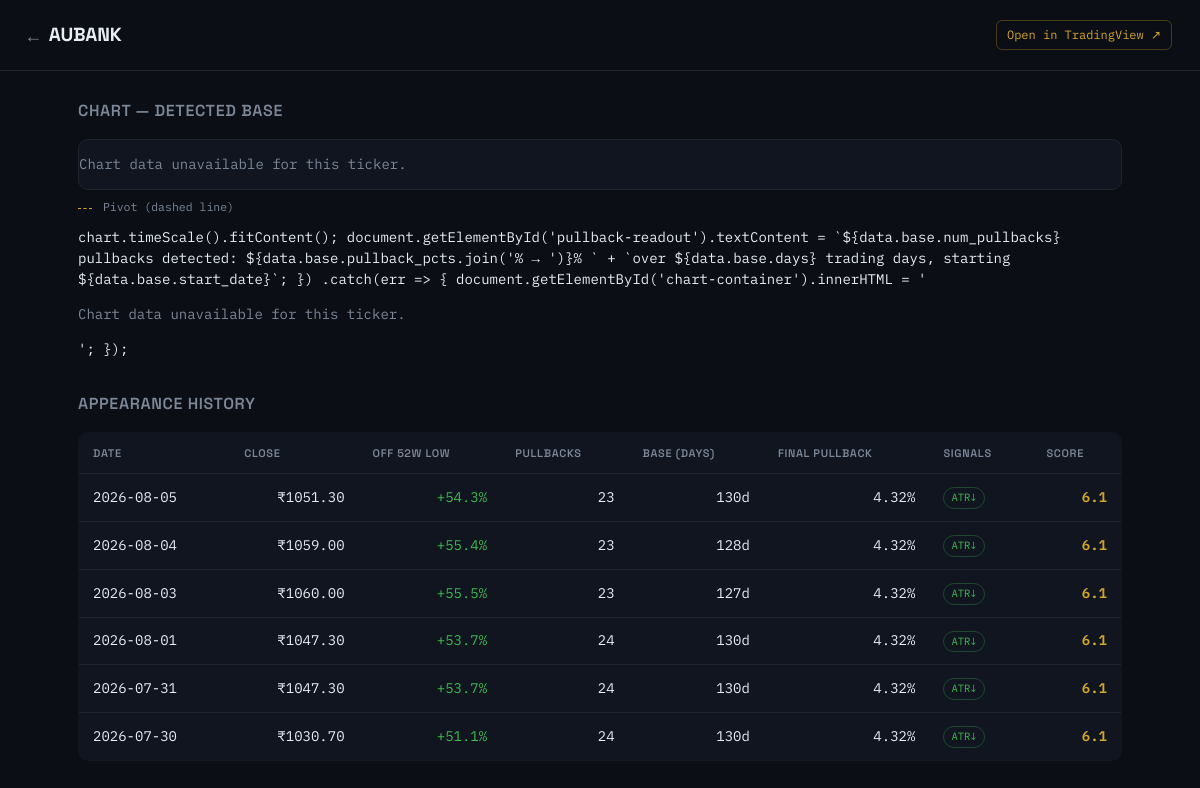
Before: /ticker/AUBANK.NS with the older database file.
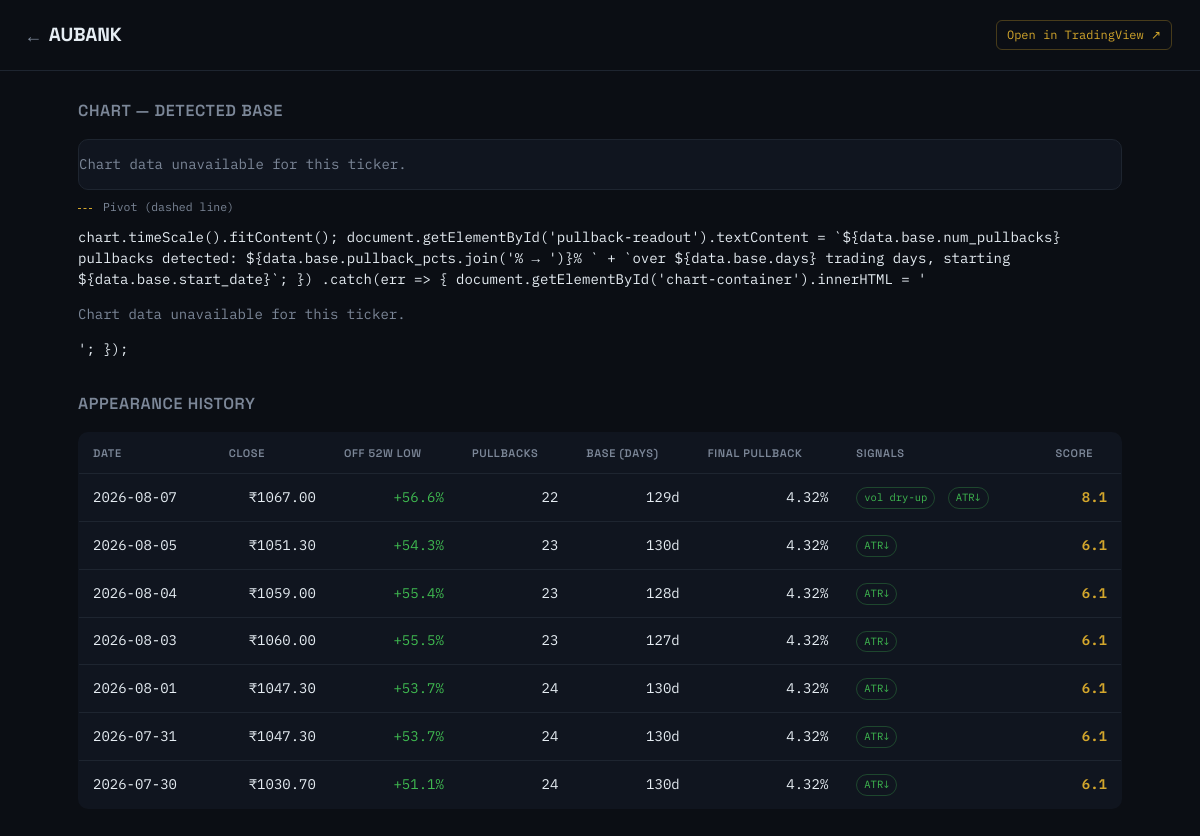
After: the same page with the newer database file.
### tables this page shows
CREATE TABLE scans (
            id INTEGER PRIMARY KEY AUTOINCREMENT,
            scan_date TEXT NOT NULL,
            ticker TEXT NOT NULL,
            close REAL,
            pct_above_52w_low REAL,
            last_pullback_pct REAL,
            volume_contracting INTEGER,
            near_recent_high INTEGER,
            extended_avoid_entry INTEGER,
            sma10 REAL, sma20 REAL, sma50 REAL, sma200 REAL,
            score REAL,
            details TEXT, base_days INTEGER, num_pullbacks INTEGER, pivot_price REAL, atr_contracting INTEGER, volume_dryup INTEGER, breakout_vol_expansion INTEGER, rs_near_high INTEGER, has_broken_out INTEGER, buy_signal INTEGER,
            UNIQUE(scan_date, ticker)
        );

### app.py (the view)
@app.route("/ticker/<ticker>")
def ticker_history(ticker):
    history = screener.get_ticker_history(ticker)
    symbol = ticker.replace(".NS", "")
    chart_json_path = DOCS_DIR / "chart-data" / f"{ticker}.json"
    return render_template(
        "ticker.html", ticker=ticker, history=history.to_dict(orient="records"),
        home_url="/", css_url="/static/style.css",
        tradingview_url=f"https://www.tradingview.com/chart/?symbol=NSE:{symbol}",
        chart_data_url=f"/chart-data/{ticker}.json",
        has_chart=chart_json_path.exists(),
    )

### screener.py (called while the page is built)
def get_ticker_history(ticker: str, limit: int = 60) -> pd.DataFrame:
    conn = sqlite3.connect(DB_PATH)
    df = pd.read_sql_query(
        "SELECT * FROM scans WHERE ticker = ? ORDER BY scan_date DESC LIMIT ?",
        conn, params=(ticker, limit)
    )
    conn.close()
    return df

### templates/ticker.html (shortened to what this page needs)
<!DOCTYPE html>
<html lang="en">
<head>
<link rel="stylesheet" href="{{ css_url }}">
</head>
<body>
<header class="topbar">
  <div class="brand">
    <a href="{{ home_url }}" class="back-link">←</a>
    <span class="brand-name">{{ ticker.replace('.NS','') }}</span>
  </div>
  <div class="topbar-meta">
    <a href="{{ tradingview_url }}" target="_blank" rel="noopener" class="tv-link">Open in TradingView ↗</a>
  </div>
</header>
<main>
  {% if has_chart %}<h2 class="section-title">Chart — detected base</h2>
  <div id="chart-container" class="chart-container"></div>
  <p class="chart-legend">
    <span class="legend-dot legend-amber"></span> Pivot (dashed line)
  </p>
        chart.timeScale().fitContent();
        document.getElementById('pullback-readout').textContent =
          `${data.base.num_pullbacks} pullbacks detected: ${data.base.pullback_pcts.join('% → ')}% ` +
          `over ${data.base.days} trading days, starting ${data.base.start_date}`;
      })
      .catch(err => {
        document.getElementById('chart-container').innerHTML =
          '<p class="muted">Chart data unavailable for this ticker.</p>';
      });
  {% endif %}
  <h2 class="section-title" style="margin-top: 32px;">Appearance history</h2>
  {% if not history %}
    <p class="muted">This ticker hasn't appeared as a candidate yet.</p>
  {% else %}
  <table class="board">
    <thead>
      <tr>
        <th>Date</th><th class="col-num">Close</th><th class="col-num">Off 52w Low</th>
        <th class="col-num">Pullbacks</th><th class="col-num">Base (days)</th>
        <th class="col-num">Final Pullback</th><th class="col-flags">Signals</th><th class="col-num">Score</th>
      </tr>
    </thead>
    <tbody>
      {% for h in history %}
      <tr>
        <td class="mono">{{ h.scan_date }}</td>
        <td class="col-num mono">₹{{ '%.2f'|format(h.close) }}</td>
        <td class="col-num mono gain">+{{ h.pct_above_52w_low }}%</td>
        <td class="col-num mono">{{ h.num_pullbacks }}</td>
        <td class="col-num mono">{{ h.base_days }}d</td>
        <td class="col-num mono">{{ h.last_pullback_pct }}%</td>
        <td class="col-flags">
          {% if h.volume_dryup %}<span class="pill pill-vol">vol dry-up</span>{% endif %}
          {% if h.atr_contracting %}<span class="pill pill-vol">ATR↓</span>{% endif %}
        </td>
        <td class="col-num mono score">{{ '%.1f'|format(h.score) }}</td>
      </tr>
      {% endfor %}
    </tbody>
  </table>
  {% endif %}
</main>
</body>
</html>

### static/style.css (style rules this page uses)
:root { --bg: #0B0E14; --panel: #10151F; --border: #1E2530; --text: #E6EDF3; --text-muted: #7C8798; --amber: #D4A72C; --gain: #3FB950; --loss: #F0605A; --font-display: 'Space Grotesk', sans-serif; --font-mono: 'IBM Plex Mono', monospace; }
* { box-sizing: border-box; }
body { margin: 0; background: var(--bg); color: var(--text); font-family: var(--font-mono); font-size: 14px; line-height: 1.5; }
.topbar { display: flex; justify-content: space-between; align-items: center; padding: 20px 28px; border-bottom: 1px solid var(--border); }
.brand { display: flex; align-items: center; gap: 10px; }
.brand-name { font-family: var(--font-display); font-weight: 700; font-size: 19px; letter-spacing: -0.01em; }
.back-link { color: var(--text-muted); text-decoration: none; font-size: 18px; }
.topbar-meta { display: flex; align-items: center; gap: 12px; }
main { padding: 28px; max-width: 1100px; margin: 0 auto; }
.section-title { font-family: var(--font-display); font-size: 16px; font-weight: 600; margin: 0 0 16px; color: var(--text-muted); text-transform: uppercase; letter-spacing: 0.04em; }
.board { width: 100%; border-collapse: collapse; background: var(--panel); border: 1px solid var(--border); border-radius: 10px; overflow: hidden; }
.board th { text-align: left; font-family: var(--font-display); font-weight: 600; font-size: 11px; text-transform: uppercase; letter-spacing: 0.06em; color: var(--text-muted); padding: 12px 14px; border-bottom: 1px solid var(--border); }
.board td { padding: 12px 14px; border-bottom: 1px solid var(--border); vertical-align: middle; }
.board tr:last-child td { border-bottom: none; }
.col-num { text-align: right; }
.mono { font-family: var(--font-mono); }
.gain { color: var(--gain); }
.score { color: var(--amber); font-weight: 600; }
.pill { display: inline-block; font-size: 10.5px; padding: 2px 7px; border-radius: 100px; margin-right: 4px; border: 1px solid var(--border); color: var(--text-muted); white-space: nowrap; }
.pill-vol { color: var(--gain); border-color: rgba(63,185,80,0.3); }
.muted { color: var(--text-muted); }
.tv-link { color: var(--amber); text-decoration: none; font-size: 12px; border: 1px solid rgba(212,167,44,0.3); padding: 5px 10px; border-radius: 6px; }
.chart-container { background: var(--panel); border: 1px solid var(--border); border-radius: 10px; margin-bottom: 8px; overflow: hidden; }
.chart-legend { font-size: 11.5px; color: var(--text-muted); margin-top: 0; }
.legend-dot { display: inline-block; }
.legend-amber::before { content: ""; display: inline-block; width: 14px; height: 0; border-top: 1px dashed var(--amber); vertical-align: middle; margin-right: 4px; }

Changed rows visible on the page:
added scans: scan_date "2026-08-07", close "1067.00", pct_above_52w_low "56.6", num_pullbacks "22", base_days "129", last_pullback_pct "4.32", volume_dryup "vol dry-up", atr_contracting "ATR↓", score "8.1"
